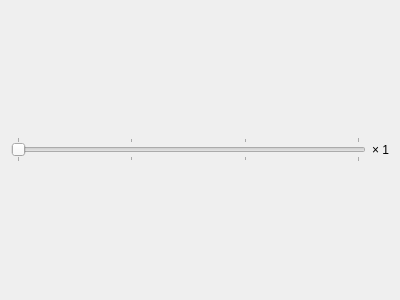
<?xml version="1.0" encoding="UTF-8"?>
<ui version="4.0">
 <class>FastCompressionCounter</class>
 <widget class="QWidget" name="FastCompressionCounter">
  <property name="geometry">
   <rect>
    <x>0</x>
    <y>0</y>
    <width>400</width>
    <height>300</height>
   </rect>
  </property>
  <property name="windowTitle">
   <string>Form</string>
  </property>
  <layout class="QHBoxLayout" name="horizontalLayout">
   <item>
    <widget class="QSlider" name="horizontalSlider">
     <property name="maximum">
      <number>3</number>
     </property>
     <property name="pageStep">
      <number>1</number>
     </property>
     <property name="orientation">
      <enum>Qt::Orientation::Horizontal</enum>
     </property>
     <property name="tickPosition">
      <enum>QSlider::TickPosition::TicksBothSides</enum>
     </property>
    </widget>
   </item>
   <item>
    <widget class="QLabel" name="label">
     <property name="text">
      <string>× 1</string>
     </property>
    </widget>
   </item>
  </layout>
 </widget>
 <resources/>
 <connections/>
</ui>
